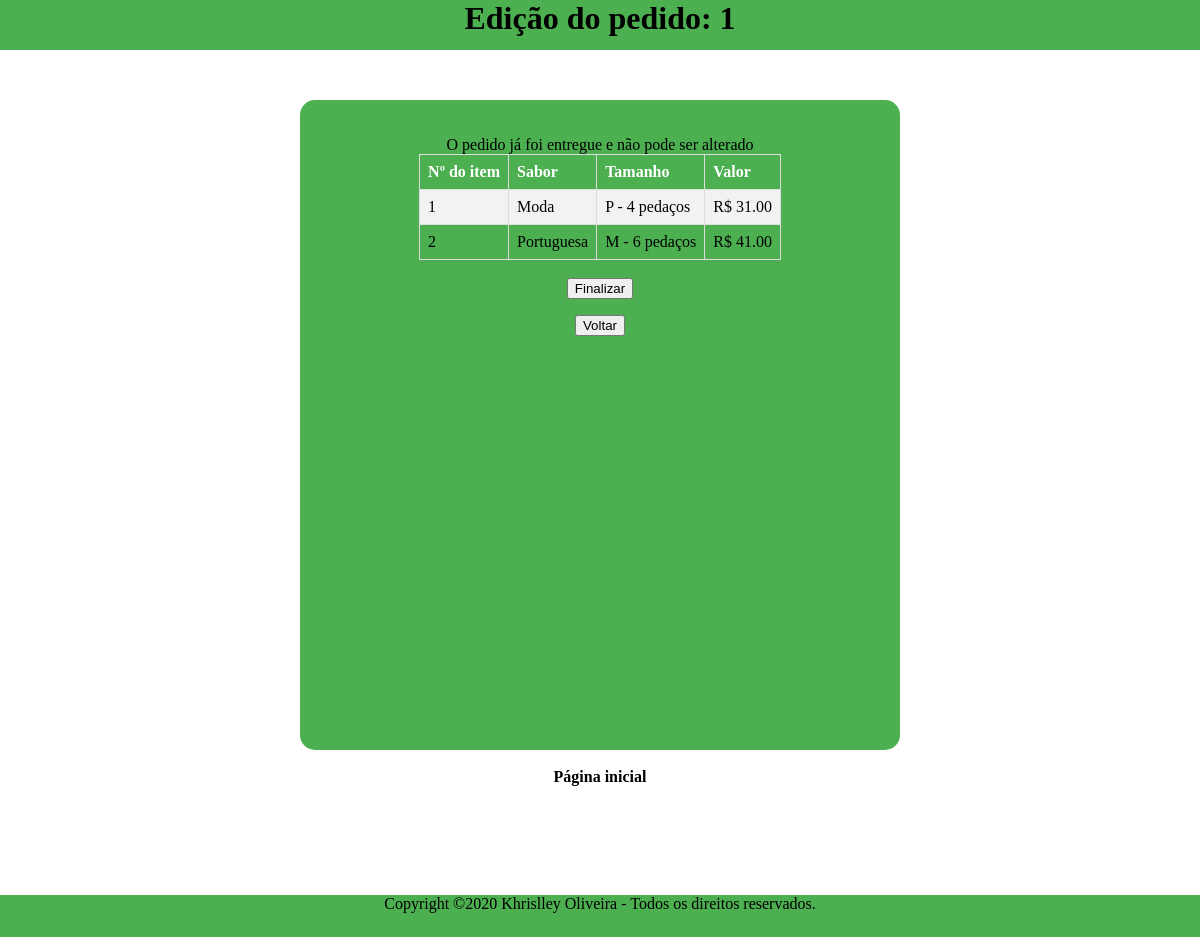
The page /selecionarItemPedido.php?codiPedido=1 (signed in) on the database its author committed.
### tables this page shows
CREATE TABLE `itens_pedido` (
  `CODI_PIZZA` int NOT NULL AUTO_INCREMENT,
  `CODI_PEDIDO` int NOT NULL,
  `CODI_ITEM` int DEFAULT NULL,
  `CODI_SABOR` int NOT NULL,
  `CODI_SABOR2` int DEFAULT NULL,
  `CODI_BORDA` int NOT NULL,
  `CODI_TAMANHO` int NOT NULL,
  `VALOR_ITEM` decimal(6,2) DEFAULT NULL,
  PRIMARY KEY (`CODI_PIZZA`)
);

CREATE TABLE `sabor` (
  `CODI_SABOR` int NOT NULL AUTO_INCREMENT,
  `NOME_SABOR` varchar(45) NOT NULL,
  `PRECO_TAM_P` decimal(6,2) NOT NULL,
  `PRECO_TAM_M` decimal(6,2) NOT NULL,
  `PRECO_TAM_G` decimal(6,2) NOT NULL,
  `PRECO_TAM_GG` decimal(6,2) DEFAULT NULL,
  PRIMARY KEY (`CODI_SABOR`)
);

CREATE TABLE `tamanho` (
  `CODI_TAMANHO` int NOT NULL AUTO_INCREMENT,
  `VALOR_TAMANHO` decimal(6,2) NOT NULL,
  `DESC_TAMANHO` varchar(45) NOT NULL,
  PRIMARY KEY (`CODI_TAMANHO`)
);

### selecionarItemPedido.php (the view, shortened to what this page needs)
<?php
include_once("db.php");
?>
<html>
<head>
    <link rel="stylesheet" href="./style.css">
</head>
<body>
    <?php
    if (isset($_REQUEST["codiPedido"])) {
        $codiPedido = $_REQUEST["codiPedido"];
        $queryPedido = $conexao->query("SELECT * FROM pizzaria.PEDIDO P WHERE P.CODI_PEDIDO = $codiPedido");
        $queryPesquisa = $conexao->query("SELECT * FROM pizzaria.ITENS_PEDIDO IP
            INNER JOIN pizzaria.SABOR S ON S.CODI_SABOR = IP.CODI_SABOR
            INNER JOIN pizzaria.TAMANHO T ON T.CODI_TAMANHO = IP.CODI_TAMANHO
            WHERE IP.CODI_PEDIDO = $codiPedido;");
    }
    ?>
    <header>
        <h1>Edição do pedido: <?php echo $codiPedido; ?> </h1>
    </header>
    <div class="conteudo">
        <div class="editar"><br><br>
        <?php
        $umPedido = $queryPedido->fetch_array();
            if($umPedido['SITU_PED'] == 2){
                echo "O pedido já foi entregue e não pode ser alterado";
        ?>
                <form action='menu.php'>
                <table id="tabela" class="tabela">
                    <tr>
                        <th> Nº do item</th>
                        <th> Sabor</th>
                        <th> Tamanho</th>
                        <th> Valor</th>
                        <?php
                        while ($umItem = $queryPesquisa->fetch_assoc()) {
                            echo "<tr><td>" . $umItem["CODI_ITEM"] . '</td>';
                            echo "<td>" . $umItem["NOME_SABOR"] . '</td>';
                            echo "<td>" . $umItem["DESC_TAMANHO"] . '</td>';
                            echo "<td>" . ' R$ ' . $umItem["VALOR_ITEM"] . '</td>';
                        }
                        ?>
                </table><br>
                <input type='submit' value='Finalizar'>
            </form>
                    <?php } ?>
            <form action='editarPedido.php'>
                <input type='submit' value='Voltar'>
            </form>
        </div><br>
        <a href="menu.php">Página inicial</a>
    </div>
    <footer id="footer" style="font-size: 16px">
            Copyright ©2020 Khrislley Oliveira - Todos os direitos reservados.
    </footer>
</body>
</html>

### style.css (style rules this page uses)
html { font-family: 'Baloo2'; }
body { font-family: 'Baloo2'; height: 800px; text-align: center; text-decoration: none; margin: 0px; }
header { height: 50px; background-color: #4CAF50; margin: 0px auto; position: relative; }
footer { height: 42px; width: auto; background-color: #4CAF50; margin: 0px; position: relative; }
a { text-decoration: none; color: black; font-weight: bold; }
.conteudo { height: 795px; }
.tabela { border-collapse: collapse; margin: 0px auto; position: relative; }
.tabela td, #tabela th { border: 1px solid #ddd; padding: 8px; }
.tabela tr:nth-child(even) { background-color: #f2f2f2; }
.tabela th { padding-top: 12px; padding-bottom: 12px; text-align: left; background-color: #4CAF50; color: white; }
.editar { background-color: #4CAF50; height: 650px; width: 600px; margin: 0px auto; margin-top: 50px; position: relative; border-radius: 15px; }

### rows shown on the page
itens_pedido: CODI_ITEM "1", sabor.NOME_SABOR "Moda", tamanho.DESC_TAMANHO "P - 4 pedaços", VALOR_ITEM "31.00"
itens_pedido: CODI_ITEM "2", sabor.NOME_SABOR "Portuguesa", tamanho.DESC_TAMANHO "M - 6 pedaços", VALOR_ITEM "41.00"

### other values the page prints
$codiPedido "1"
